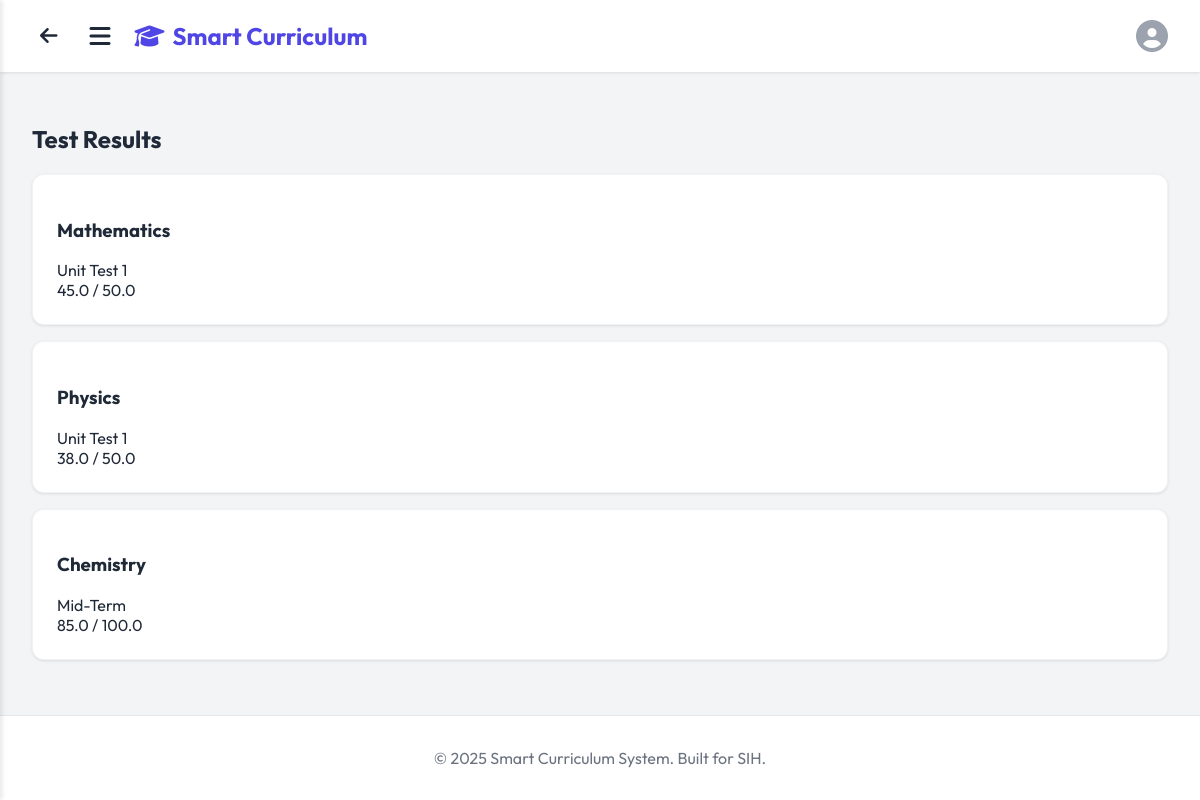
The app's page /student/results (signed in) with its own data.
### models.py (models this page shows)
class Mark(db.Model):
    id = db.Column(db.Integer, primary_key=True)
    student_id = db.Column(db.Integer, db.ForeignKey('user.id'), nullable=False)
    subject = db.Column(db.String(100), nullable=False)
    test_name = db.Column(db.String(100), nullable=False)
    marks_obtained = db.Column(db.Float, nullable=False)
    max_marks = db.Column(db.Float, nullable=False)

### app.py (the view)
@app.route('/student/results')
def student_results():
    if 'user_id' not in session or session.get('role') != 'student':
        return redirect(url_for('login'))
    user_id = session['user_id']
    marks = Mark.query.filter_by(student_id=user_id).all()
    return render_template('student_results.html', marks=marks)

### templates/student_results.html (shortened to what this page needs)
{% extends "base.html" %}
{% block content %}
<div class="container fade-in">
    <div class="page-header">
        <h2>Test Results</h2>
    </div>
    <div class="card-grid">
        {% for mark in marks %}
        <div class="card fade-in-up">
            <div class="card-header">
                <h3>{{ mark.subject }}</h3>
                <span class="test-name">{{ mark.test_name }}</span>
            </div>
            <div class="card-body">
                <div class="result-display">
                    <span class="marks-obtained">{{ mark.marks_obtained }}</span>
                    <span class="marks-total">/ {{ mark.max_marks }}</span>
                </div>
            </div>
        </div>
        {% else %}
        <p>No test results available.</p>
        {% endfor %}
    </div>
</div>
{% endblock %}

### static/style.css (style rules this page uses)
:root { --primary-color: #4f46e5; --primary-hover: #4338ca; --secondary-color: #ec4899; --bg-color: #f3f4f6; --text-color: #1f2937; --white: #ffffff; --glass-bg: rgba(255, 255, 255, 0.95); }
body { font-family: 'Outfit', 'Segoe UI', sans-serif; background-color: var(--bg-color); color: var(--text-color); margin: 0; display: flex; flex-direction: column; min-height: 100vh; }
.card, .detail-card { background: white; border-radius: 0.75rem; box-shadow: 0 1px 3px rgba(0, 0, 0, 0.1); padding: 1.5rem; margin-bottom: 1rem; border: 1px solid rgba(0, 0, 0, 0.05); }

### records on screen
Mark: subject "Mathematics", test_name "Unit Test 1", marks_obtained "45.0", max_marks "50.0"
Mark: subject "Physics", test_name "Unit Test 1", marks_obtained "38.0", max_marks "50.0"
Mark: subject "Chemistry", test_name "Mid-Term", marks_obtained "85.0", max_marks "100.0"
